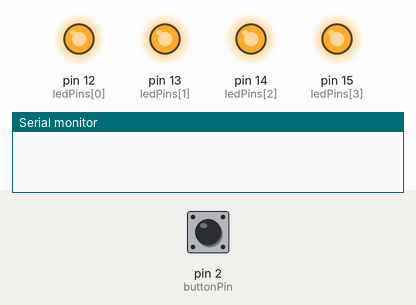
Bench run of a sketch on a simulated Arduino Uno, built with avr-gcc and run on an emulated ATmega328P. On the bench: output pins drawn as LEDs (lit = HIGH), the last lines printed to the serial monitor. Dashed ring = blinking. The test bench sets the inputs (shaded band); at power-on: pin 2 (buttonPin) LOW.

Above: at 1.8 s.
1.9 s: pin 2 (buttonPin) pulled HIGH for 1 s
At 2.9 s:
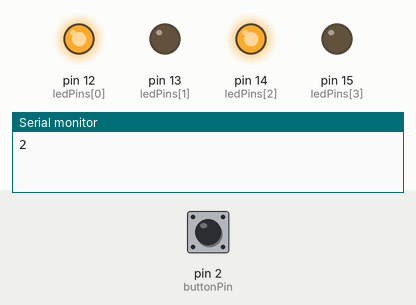
4.4 s: pin 2 (buttonPin) pulled HIGH for 3.2 s
At 5.35 s:
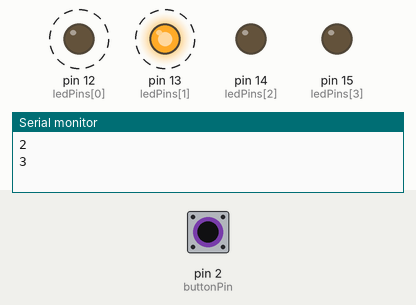
At 5.85 s:
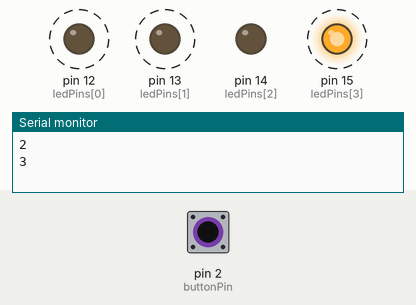
Timing chart, 0 to 15.1 s (numbered marks = the images above; inputs shaded):
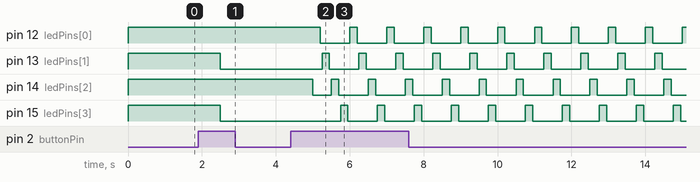

Measured:
- after the input at 1.9 s, pin 13 (ledPins[1]), pin 15 (ledPins[3]): HIGH → LOW after 0.60 s
- after the input at 4.4 s, pin 12 (ledPins[0]): alternates HIGH for 0.20 s and LOW for 0.80 s, starting after 0.80 s; pin 13 (ledPins[1]): alternates HIGH for 0.20 s and LOW for 0.80 s, starting after 0.85 s

The sketch:

Assignment_2.ino
```cpp
// SESSION 4 ASSIGNMENT

const int ledPins[] = {12, 13, 14, 15};
const int numLEDs = 4;
const int buttonPin = 2;

int pattern = 1;
int buttonState = LOW;
int lastButtonState = LOW;

unsigned long lastDebounceTime = 0;
unsigned long debounceDelay = 50;

void setup()
{

  for (int i = 0; i < numLEDs; i++) { pinMode(ledPins[i], OUTPUT); }

  pinMode(buttonPin, INPUT);

  Serial.begin(115200);
}

void loop() {
  int reading = digitalRead(buttonPin);

  if (reading != lastButtonState) { lastDebounceTime = millis(); }

  if ((millis() - lastDebounceTime) > debounceDelay)
  {
    if (reading != buttonState)
    {
      buttonState = reading;
      if (buttonState == HIGH)
      {
        pattern++;

        if (pattern > 4) { pattern = 0; }
        Serial.println(pattern);
      }
    }
  }

  lastButtonState = reading;
  // All LEDs ON
  if (pattern == 1)
  {
    for (int i = 0; i < numLEDs; i++) { digitalWrite(ledPins[i], HIGH); }
    delay(500);
  }
  // Alternate LEDs
  else if (pattern == 2)
  {
    for (int i = 0; i < numLEDs; i++)
    {
      if (i % 2 == 0) { digitalWrite(ledPins[i], HIGH); }
      else { digitalWrite(ledPins[i], LOW); }
    }
    delay(500);
  }
  // Sequential LEDs
  else if (pattern == 3)
  {
    for (int i = 0; i < numLEDs; i++) { digitalWrite(ledPins[i], LOW); }

    for (int i = 0; i < numLEDs; i++)
    {
      digitalWrite(ledPins[i], HIGH);
      delay(200);
      digitalWrite(ledPins[i], LOW);
      delay(50);
    }
  }
  // Blinking all LEDs
  else if (pattern == 4)
  {
    for (int i = 0; i < numLEDs; i++) { digitalWrite(ledPins[i], HIGH); }
    delay(300);
    for (int i = 0; i < numLEDs; i++) { digitalWrite(ledPins[i], LOW); }
    delay(300);
  }
}
```
